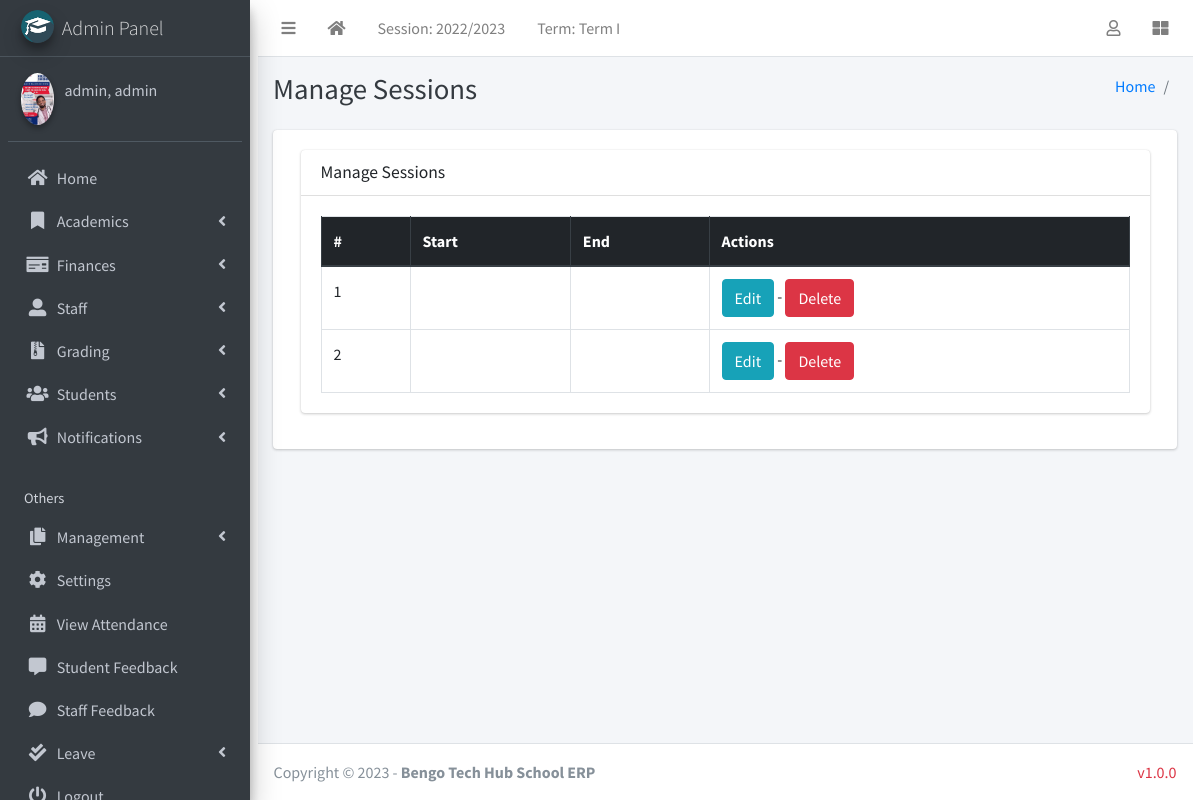
/manage/session/manage/ (signed in), run on the app's committed database.
### academics/models.py (models this page shows, shortened)
class AcademicSession(models.Model):
    name = models.CharField(max_length=200, unique=True)
    current = models.BooleanField(default=True)
    class Meta:
        ordering = ["-name"]

class AcademicTerm(models.Model):
    name = models.CharField(max_length=20, unique=True)
    current = models.BooleanField(default=True)
    class Meta:
        ordering = ["name"]

### authman/models.py (models this page shows, shortened)
class CustomUser(AbstractUser):
    USER_TYPE = ((1, "HOD"), (2, "Staff"), (3, "Student"))
    GENDER = [("M", "Male"), ("F", "Female"), ("O", "Other")]
    username = models.CharField(max_length=150, unique=True,blank=True,null=True)
    email = models.EmailField(unique=True)
    user_type = models.CharField(default=1, choices=USER_TYPE, max_length=1)
    gender = models.CharField(max_length=1, choices=GENDER)
    profile_pic = models.ImageField()
    other_name = models.CharField(max_length=200, blank=True)
    address = models.TextField()
    fcm_token = models.TextField(default="")  # For firebase notifications
    created_at = models.DateTimeField(auto_now_add=True)
    updated_at = models.DateTimeField(auto_now=True)
    USERNAME_FIELD = "email"
    REQUIRED_FIELDS = []
    objects = CustomUserManager()
    def __str__(self):
        return self.last_name + ", " + self.first_name

### management/hod_views.py (the view)
# urls.py: path("session/manage/", hod_views.manage_session, name='manage_session'),
def manage_session(request):
    sessions = AcademicSession.objects.all()
    context = {'sessions': sessions, 'page_title': 'Manage Sessions'}
    return render(request, "hod_template/manage_session.html", context)

### academics/context_processors.py (called while the page is built)
def site_defaults(request):
    current_session = AcademicSession.objects.filter(current=True).first()
    current_term = AcademicTerm.objects.filter(current=True).first()
    setup=SchoolSetup.objects.first()
    if setup !=None:
       logo=setup.logo
    else:
        logo=settings.MEDIA_URL+'school_log/default.png'
    if current_session == None:
        current_session, created = AcademicSession.objects.get_or_create(
            name=str(timezone.now().year-1)+"/"+str(timezone.now().year), current=True)
        current_term, created = AcademicTerm.objects.get_or_create(
            name='Term I', current=True)
    vals = SiteConfig.objects.all()
    contexts = {
        "current_session": current_session.name,
        "current_term": current_term.name,
        "school_logo":logo,
    }
    for val in vals:
        contexts[val.key] = val.value
    return contexts

### templates/hod_template/manage_session.html
{% extends 'management/base.html' %}
{% load static %}
{% block page_title %}{{page_title}}{% endblock page_title %}
{% block content %}
<section class="content">
    <div class="container-fluid">
        <div class="row">
            <div class="col-md-12">
                <div class="card">
                    <div class="card-header">
                        <h3 class="card-title">{{page_title}}</h3>
                    </div>
                    <div class="card-body">
                        <table id="example2" class="table table-bordered table-hover">
                            <thead class="thead-dark">
                                <tr>
                                    <th>#</th>
                                    <th>Start</th>
                                    <th>End</th>
                                    <th>Actions</th>
                                </tr>
                            </thead>
                            <tbody>
                                {% for session in sessions %}
                                <tr>
                                    <td>{{ forloop.counter }}</td>
                                    <td>{{session.start_year}}</td>
                                    <td>{{session.end_year}}</td>
                                    <td><a href="{% url 'edit_session' session.id %}" class="btn btn-info">Edit</a> - <a href="{% url 'delete_session' session.id %}" onclick="return confirm('Are you sure you want to delete this ?')" class="btn btn-danger">Delete</a> </td>
                                </tr>
                                {% endfor %}
                            </tbody>
                        </table>
                    </div>
                </div>
            </div>
        </div>
    </div>
</section>
{% endblock content %}

### templates/management/base.html (shortened to what this page needs)
{% load static %}
<!DOCTYPE html>
<html>
  <head>
   <link rel="stylesheet" href="{% static 'mystyles/style.css' %}">
  <link rel="stylesheet" href="{% static 'plugins/fontawesome-free/css/all.min.css' %}">
  <link rel="stylesheet" href="{% static 'plugins/toastr/toastr.min.css' %}">
  <link rel="stylesheet"
    href="{% static 'plugins/overlayScrollbars/css/OverlayScrollbars.min.css' %}">
  <link rel="stylesheet" href="{% static 'plugins/Datatables/datatables.min.css' %}" />
  <link rel="stylesheet" href="{% static 'dist/css/adminlte.min.css' %}">
    <link rel="stylesheet" href="https://maxcdn.bootstrapcdn.com/bootstrap/4.5.2/css/bootstrap.min.css">
    <link
      rel="stylesheet"
      href="{% static 'plugins/fontawesome-free/css/all.min.css'%} "
    />
    <link
      rel="stylesheet"
      href="https://code.ionicframework.com/ionicons/2.0.1/css/ionicons.min.css"
    />
    <link
      rel="stylesheet"
      href="{% static 'plugins/tempusdominus-bootstrap-4/css/tempusdominus-bootstrap-4.min.css'%} "
    />
    <link
      rel="stylesheet"
      href="{% static 'plugins/icheck-bootstrap/icheck-bootstrap.min.css'%} "
    />
    <link rel="stylesheet" href="{% static 'dist/css/adminlte.min.css'%} " />
    <link
      rel="stylesheet"
      href="{% static 'plugins/overlayScrollbars/css/OverlayScrollbars.min.css'%} "
    />
    <link
      rel="stylesheet"
      href="{% static 'plugins/daterangepicker/daterangepicker.css'%} "
    />
  </head>
  <body class="hold-transition sidebar-mini layout-fixed">
    <div class="wrapper container-fluid">
    <nav class="main-header navbar navbar-expand navbar-white navbar-light">
      <ul class="navbar-nav">
        <li class="nav-item">
          <a class="nav-link" data-widget="pushmenu" href="#" role="button"><i
              class="fas fa-bars"></i></a>
        </li>
        <li class="nav-item d-none d-sm-inline-block">
          <a href="/" class="nav-link"><i class="fa fa-home"></i></a>
        </li>
        <li class="nav-item d-none d-sm-inline-block">
          <a href="{% url 'current-session' %}" class="nav-link">Session: {{ current_session }}</a>
        </li>
        <li class="nav-item d-none d-sm-inline-block">
          <a href="{% url 'current-session' %}" class="nav-link">Term: {{ current_term }}</a>
        </li>
      </ul>
      <ul class="navbar-nav ml-auto">
        <li class="nav-item dropdown">
          <a class="nav-link" data-toggle="dropdown" href="#">
            <i class="far fa-user"></i>
          </a>
        </li>
        <li class="nav-item">
          <a class="nav-link" data-widget="control-sidebar" data-slide="true"
            href="#" role="button"><i class="fas fa-th-large"></i></a>
        </li>
      </ul>
    </nav>
      {% include "management/sidebar_template.html" with user=user %}
      <div class="content-wrapper">
        <div class="content-header">
          <div class="container-fluid">
            <div class="row mb-2">
              <div class="col-sm-6">
                <h1 class="m-0 text-dark">
                  {% block page_title %}{% endblock page_title %}
                </h1>
              </div>
              <div class="col-sm-6">
              <ol class="breadcrumb float-sm-right">
                <li class="breadcrumb-item"><a href="/">Home</a></li>
                <li class="breadcrumb-item">{% block breadcrumb %}{% endblock breadcrumb %}</li>
              </ol>
            </div>
            </div>
          </div>
        </div>
      <section class="content">
        <div class="container-fluid">
          <div class="row">
            <div class="col-md-12">
              {% block fullcard %}
              <div class="card">
                <div class="card-body">
                  <div class="row">
                    <div class="col">
                      {% block content %}
                      {% endblock content %}
                    </div>
                  </div>
                </div>
              </div>
              {% endblock fullcard %}
            </div>
          </div>
        </div>
      </section>
      </div>
      {% include "management/footer.html" %}
    </div>
  </body>
</html>

### templates/management/sidebar_template.html (shortened to what this page needs)
{% load static %}
<aside class="main-sidebar sidebar-dark-info elevation-4">
    {% if request.user.user_type == '1' %}
    <a href="{% url 'admin_home' %}" class="brand-link">
        <img src="{% static 'dist/img/cmsl.png' %} " alt="AdminLTE Logo"
            class="brand-image img-circle elevation-3" >
        <span class="brand-text font-weight-light">Admin Panel</span>
    </a>
    <div class="sidebar">
        <div class="user-panel mt-3 pb-3 mb-3 d-flex">
            <div class="image">
                <img src="{{ request.user.profile_pic}}" class="img-circle elevation-2" alt="User Image">
            </div>
            <div class="info">
                <a href="#" class="d-block">{{user}}</a>
            </div>
        </div>
        <nav class="mt-2">
            <ul class="nav nav-pills nav-sidebar flex-column" data-widget="treeview" role="menu" data-accordion="false">
                <li class="nav-item">
                    {% url 'admin_home' as admin_home %}
                    <a href="{{admin_home}}" class="nav-link {% if admin_home == request.path %} active {% endif %}">
                        <i class="nav-icon fas fa-home"></i>
                        <p>
                            Home
                        </p>
                    </a>
                </li>
                <li class="nav-item has-treeview">
                    <a href="#" class="nav-link">
                        <i class="nav-icon fas fa-bookmark"></i>
                        <p>
                            Academics
                            <i class="fas fa-angle-left right"></i>
                        </p>
                    </a>
                </li>
                <li class="nav-item has-treeview">
                    <a href="#" class="nav-link">
                        <i class="nav-icon fas fa-money-check"></i>
                        <p>
                            Finances
                            <i class="fas fa-angle-left right"></i>
                        </p>
                    </a>
                </li>
                <li class="nav-item has-treeview">
                    <a href="#" class="nav-link">
                        <i class="nav-icon fas fa-user-alt"></i>
                        <p>
                            Staff
                            <i class="fas fa-angle-left right"></i>
                        </p>
                    </a>
                </li>
                 <li class="nav-item has-treeview">
              <a href="#" class="nav-link">
                <i class="nav-icon fas fa-file-archive"></i>
                <p>
                  Grading
                  <i class="fas fa-angle-left right"></i>
                </p>
              </a>
            </li>
                <li class="nav-item has-treeview">
                    <a href="#" class="nav-link">
                        <i class="nav-icon fas fa-users"></i>
                        <p>
                            Students
                            <i class="fas fa-angle-left right"></i>
                        </p>
                    </a>
                </li>
                 <li class="nav-item has-treeview">
                    <a href="#" class="nav-link">
                        <i class="nav-icon fas fa-bullhorn"></i>
                        <p>
                            Notifications
                            <i class="fas fa-angle-left right"></i>
                        </p>
                    </a>
                </li>
                <li class="nav-header">Others</li>
            <li class="nav-item has-treeview">
              <a href="#" class="nav-link">
                <i class="nav-icon fas fa-copy"></i>
                <p>
                  Management
                  <i class="fas fa-angle-left right"></i>
                </p>
              </a>
            </li>
            <li class="nav-item">
              <a href="{% url 'configs' %}" class="nav-link">
                <i class="nav-icon fas fa-cog"></i>
                <p>
                  Settings
                </p>
              </a>
              </li>
                <li class="nav-item">
                    {% url 'admin_view_attendance' as admin_view_attendance %}
                <li class="nav-item">
                    <a href="{{admin_view_attendance}}"
                        class="nav-link  {% if admin_view_attendance == request.path %} active {% endif %}">
                        <i class="nav-icon fas fa-calendar-alt"></i>
                        <p>
                            View Attendance
                        </p>
                    </a>
                </li>
                <li class="nav-item">
                    {% url 'student_feedback_message' as student_feedback_message %}
                    <a href="{{ student_feedback_message }}"
                        class="nav-link  {% if student_feedback_message == request.path %} active {% endif %}">
                        <i class="nav-icon fas fa-comment-alt"></i>
                        <p>
                            Student Feedback
                        </p>
                    </a>
                </li>
                <li class="nav-item">
                    {% url 'staff_feedback_message' as staff_feedback_message %}
                    <a href="{{staff_feedback_message}}"
                        class="nav-link   {% if staff_feedback_message == request.path %} active {% endif %}">
                        <i class="nav-icon fas fa-comment"></i>
                        <p>
                            Staff Feedback
                        </p>
                    </a>
                </li>
                 <li class="nav-item has-treeview">
                    <a href="#" class="nav-link">
                        <i class="nav-icon fas fa-check-double"></i>
                        <p>
                            Leave
                            <i class="fas fa-angle-left right"></i>
                        </p>
                    </a>
                </li>
                                        {% endif %}
                                        <li class="nav-item">
                                            <a href="{% url 'user_logout' %}"
                                                onclick="return confirm('Your session would be terminated.\n\nProceed?')"
                                                class="nav-link">
                                                <i class="nav-icon fas fa-power-off"></i>
                                                <p>
                                                </p>
                                            </a>
                                        </li>
                                    </ul>
                                </nav>
                            </div>
</aside>

### data on the page
AcademicSession: name "2022/2023"
AcademicTerm: name "Term I"
CustomUser: user.profile_pic (picture), last_name+first_name "admin, admin"

### other printed values
{{ page_title }} "Manage Sessions"
{{ shool_name | default:"Bengo Tech Hub School ERP" }} "Bengo Tech Hub School ERP"
{{ version| default:"v1.0.0" }} "v1.0.0"
